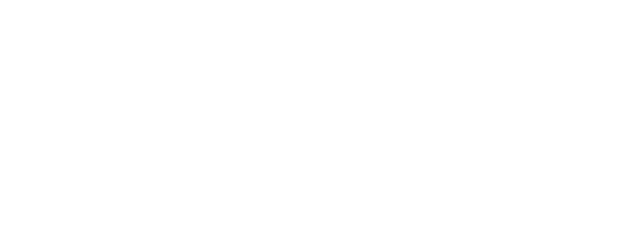
Frame 1 (no input)
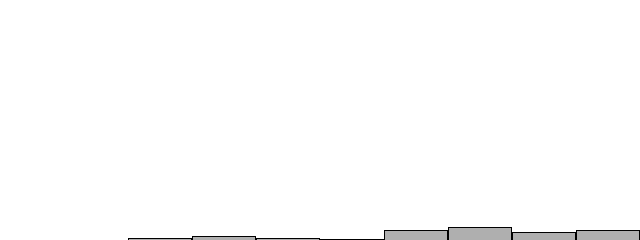
Frame 60 (the mouse pressed at the canvas centre just before this capture)
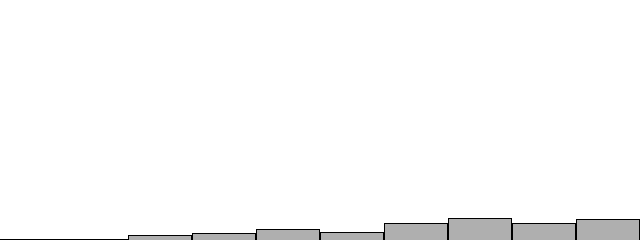
Frame 120 (the mouse held since frame 60 and released just before this capture)

The Processing sketch that drew these frames (run headless with seeded random() and noise(); from frame 60 on, the mouse is pressed at the canvas centre):

// Processing sketch: p01_monte_carlo_method
// ── p01_monte_carlo_method.pde
/*
 * Linear distribution of random numbers
 *
 * Demonstration of the Monte Carlo method, generating random
 * numbers with a linear probability of qualifying. Run the
 * demo!
 */

int[] counts;

void setup() {
  size(640,240);
  counts = new int[10];
}

void draw() {
  // chose random number
  int randomNumber = int(montecarlo()*10);
  
  // add to counts
  counts[randomNumber] = counts[randomNumber]+1;

  // draw bars
  background(255);
  stroke(0);
  fill(175);
  int barWidth = width/counts.length;
  for (int i = 0; i < counts.length; i++) {
    int x = barWidth*i;
    int y = height-counts[i]+1;
    int barHeight = counts[i];
    rect(x,y,barWidth-1,barHeight); // without the -1, the bars come on top of each other (why?)
  }
}

float montecarlo() {
  while (true) {
    float r1 = random(1);
    float prob = r1;
    float r2 = random(1);
    if (r2 < prob) {
      return r1;
    }
  }
}
